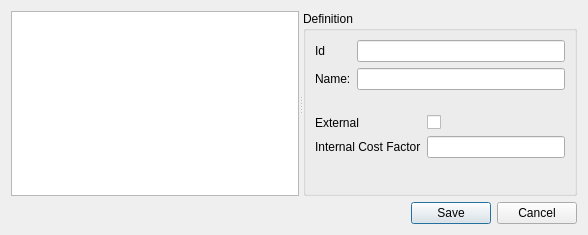
<?xml version="1.0" encoding="UTF-8"?>
<ui version="4.0">
 <class>Dialog</class>
 <widget class="QDialog" name="Dialog">
  <property name="geometry">
   <rect>
    <x>0</x>
    <y>0</y>
    <width>588</width>
    <height>235</height>
   </rect>
  </property>
  <property name="windowTitle">
   <string>Add new Zone</string>
  </property>
  <layout class="QHBoxLayout" name="horizontalLayout">
   <item>
    <layout class="QVBoxLayout" name="verticalLayout_4">
     <item>
      <widget class="QSplitter" name="splitter">
       <property name="orientation">
        <enum>Qt::Horizontal</enum>
       </property>
       <widget class="QTreeView" name="scenario_tree"/>
       <widget class="QWidget" name="layoutWidget">
        <layout class="QVBoxLayout" name="verticalLayout_3">
         <item>
          <widget class="QGroupBox" name="project">
           <property name="sizePolicy">
            <sizepolicy hsizetype="Expanding" vsizetype="Preferred">
             <horstretch>0</horstretch>
             <verstretch>0</verstretch>
            </sizepolicy>
           </property>
           <property name="title">
            <string>Definition</string>
           </property>
           <layout class="QVBoxLayout" name="verticalLayout">
            <item>
             <layout class="QFormLayout" name="formLayout">
              <item row="0" column="0">
               <widget class="QLabel" name="label_2">
                <property name="text">
                 <string>Id</string>
                </property>
               </widget>
              </item>
              <item row="0" column="1">
               <widget class="QLineEdit" name="id">
                <property name="maxLength">
                 <number>32</number>
                </property>
               </widget>
              </item>
              <item row="1" column="0">
               <widget class="QLabel" name="label_3">
                <property name="text">
                 <string>Name:</string>
                </property>
               </widget>
              </item>
              <item row="1" column="1">
               <widget class="QLineEdit" name="name">
                <property name="maxLength">
                 <number>100</number>
                </property>
               </widget>
              </item>
             </layout>
            </item>
            <item>
             <layout class="QFormLayout" name="formLayout_4">
              <item row="0" column="0">
               <widget class="QLabel" name="label">
                <property name="text">
                 <string>External</string>
                </property>
               </widget>
              </item>
              <item row="0" column="1">
               <widget class="QCheckBox" name="external">
                <property name="text">
                 <string/>
                </property>
               </widget>
              </item>
              <item row="1" column="0">
               <widget class="QLabel" name="label_4">
                <property name="text">
                 <string>Internal Cost Factor</string>
                </property>
               </widget>
              </item>
              <item row="1" column="1">
               <widget class="QLineEdit" name="internal_cost_factor"/>
              </item>
             </layout>
            </item>
           </layout>
          </widget>
         </item>
        </layout>
       </widget>
      </widget>
     </item>
     <item>
      <widget class="QDialogButtonBox" name="buttonBox">
       <property name="orientation">
        <enum>Qt::Horizontal</enum>
       </property>
       <property name="standardButtons">
        <set>QDialogButtonBox::Cancel|QDialogButtonBox::Save</set>
       </property>
      </widget>
     </item>
    </layout>
   </item>
  </layout>
 </widget>
 <tabstops>
  <tabstop>id</tabstop>
  <tabstop>name</tabstop>
  <tabstop>buttonBox</tabstop>
  <tabstop>scenario_tree</tabstop>
 </tabstops>
 <resources/>
 <connections>
  <connection>
   <sender>buttonBox</sender>
   <signal>rejected()</signal>
   <receiver>Dialog</receiver>
   <slot>reject()</slot>
   <hints>
    <hint type="sourcelabel">
     <x>317</x>
     <y>496</y>
    </hint>
    <hint type="destinationlabel">
     <x>286</x>
     <y>274</y>
    </hint>
   </hints>
  </connection>
 </connections>
</ui>
